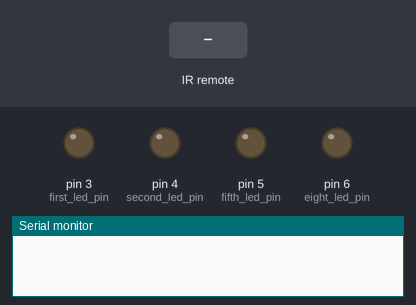
A sketch run on a simulated Arduino Uno, built with avr-gcc and run on an emulated ATmega328P. Parts: output pins drawn as LEDs (lit = HIGH), the last lines printed to the serial monitor. Inputs (shaded band) come from the test bench.

Above: at 1.2 s.
1.3 s: infrared code 0xFD08F7 received
At 2.3 s:
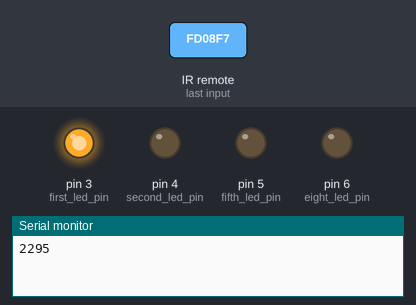
2.8 s: infrared code 0xFD8877 received
At 3.5 s:
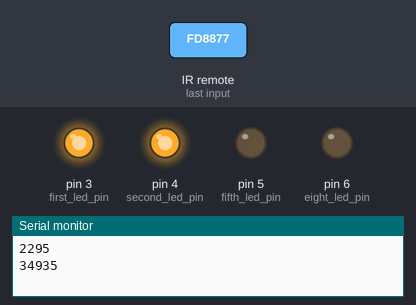
4.3 s: infrared code 0xFDA857 received
At 4.6 s:
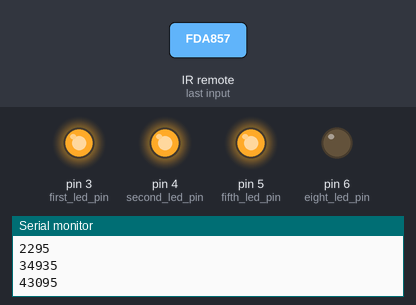
5.8 s: infrared code 0xFD9867 received
At 6.9 s:
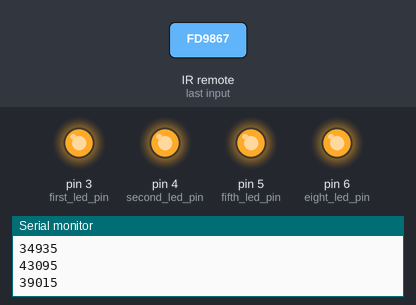
7.3 s: infrared code 0xFD08F7 received
At 8.1 s:
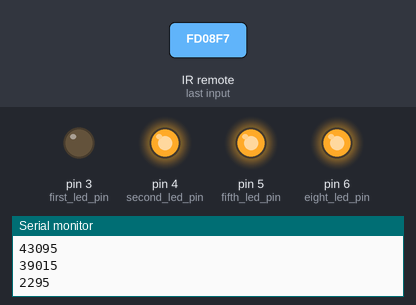
8.8 s: infrared code 0xFD8877 received
At 9.2 s:
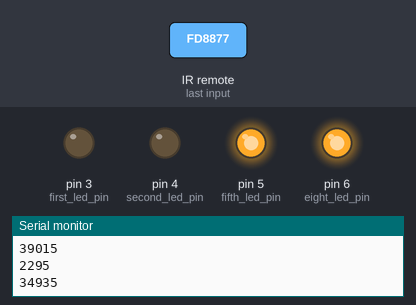
Timing chart, 0 to 11.3 s (numbered marks = the images above; inputs shaded):
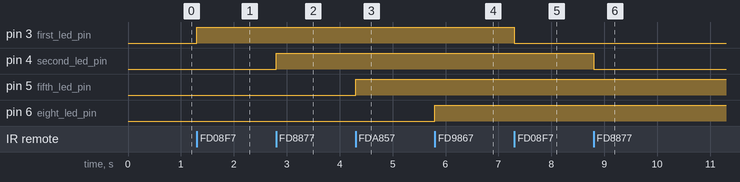

Measured:
- after the input at 1.3 s, pin 3 (first_led_pin): LOW → HIGH at once
- after the input at 2.8 s, pin 4 (second_led_pin): LOW → HIGH at once
- after the input at 4.3 s, pin 5 (fifth_led_pin): LOW → HIGH at once
- after the input at 5.8 s, pin 6 (eight_led_pin): LOW → HIGH at once
- after the input at 7.3 s, pin 3 (first_led_pin): HIGH → LOW at once
- after the input at 8.8 s, pin 4 (second_led_pin): HIGH → LOW at once

The sketch:

IR_sensor_remote_azam.ino
```cpp
#include <IRremote.h>

#define first_key  16582903
#define second_key  16615543
#define fifth_key  16623703
#define eight_key  16619623
int receiver_pin = 2;

int first_led_pin = 3;
int second_led_pin = 4;
int fifth_led_pin = 5;
int eight_led_pin = 6;

int led[] = {0,0,0,0};
IRrecv receiver(receiver_pin);
decode_results output;

void setup()
{
  Serial.begin(9600);
  receiver.enableIRIn();
  pinMode(first_led_pin, OUTPUT);
  pinMode(second_led_pin, OUTPUT);
  pinMode(fifth_led_pin, OUTPUT);
  pinMode(eight_led_pin, OUTPUT);
  }

void loop() {
  if (receiver.decode(&output))
  {
    unsigned int value = output.value;
    switch(value)
    {
       case first_key:
         if(led[0] == 1)
         {
            digitalWrite(first_led_pin, LOW);
            led[0] = 0;
         }
         else
         {
             digitalWrite(first_led_pin, HIGH);
             led[0] = 1;
         }
         break;

         case second_key:

         if(led[1] == 1)
         {
            digitalWrite(second_led_pin, LOW);
            led[1] = 0;
         }
         else
         {
             digitalWrite(second_led_pin, HIGH);
             led[1] = 1;
         }
         break;

         case fifth_key:
         if(led[2] == 1)
         {
            digitalWrite(fifth_led_pin, LOW);
            led[2] = 0;
         }
         else
         {
             digitalWrite(fifth_led_pin, HIGH);
             led[2] = 1;
         }
         break;

         case eight_key:
         if(led[3] == 1)
         {
            digitalWrite(eight_led_pin, LOW);
            led[3] = 0;
         }
         else
         {
             digitalWrite(eight_led_pin, HIGH);
             led[3] = 1;
         }
         break;
    }
    Serial.println(value);
    receiver.resume();
  }
}
```
